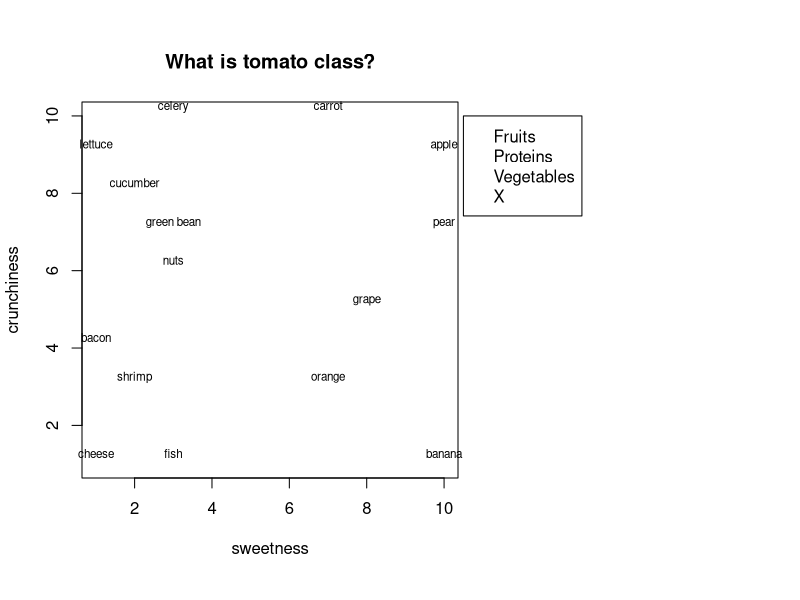
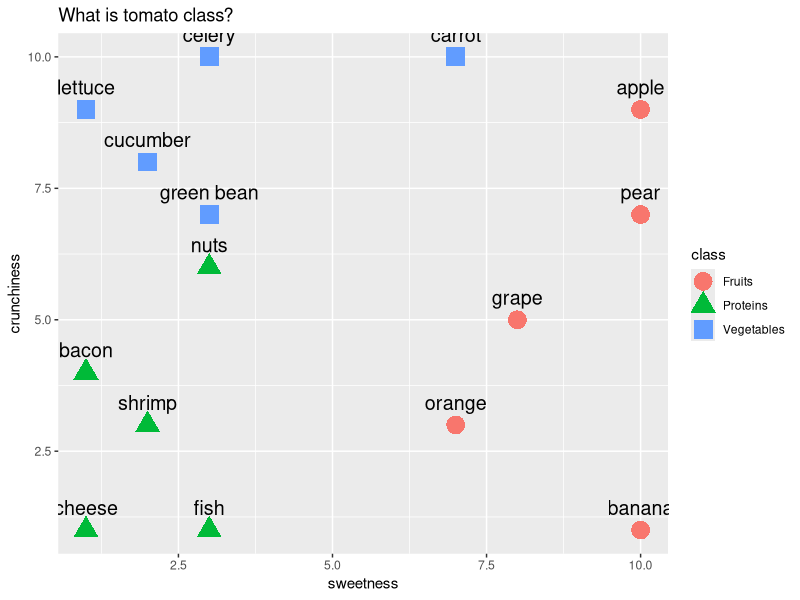

These figures' R source, in order:
# KNN 분류모델로 토마토는 소속이 어디일까? 확인하기



# food dataframe

ingredient <- c("apple", "bacon", "banana", "carrot","celery", "cheese", "cucumber", "fish",
                
                "grape", "green bean", "lettuce","nuts", "orange", "pear","shrimp")

sweetness <- c(10,1,10,7,3,1,2,3,8,3,1,3,7,10,2)

crunchiness = c(9,4,1,10,10,1,8,1,5,7,9,6,3,7,3)

class = c("Fruits","Proteins","Fruits","Vegetables","Vegetables","Proteins","Vegetables",
          "Proteins","Fruits","Vegetables","Vegetables","Proteins","Fruits","Fruits","Proteins")



food <- data.frame(ingredient = ingredient,
                   
                   sweetness = sweetness,
                   
                   crunchiness = crunchiness,
                   
                   class = class)

food



tomato <- data.frame(ingredient = "tomato", sweetness = 6, crunchiness = 4)

tomato



library(ggplot2)



par(pty="s")   # par : 파라미터 지정 / pty : plot모형을 "square" 정사각형



#par:파라미터, xpd:모형옮기기, mar:여백설정(아래,왼쪽,위,오른쪽)

par(xpd = T, mar = par()$mar + c(0,0,0,15)) 



plot(food$sweetness,food$crunchiness,
     
     pch=as.integer(food$class),
     
     xlab = "sweetness", ylab = "crunchiness", 
     
     main = "What is tomato class?")

#속성 : pch=food$class,  pch는 모형 지정



# legend 위치 지정 

legend(10.5, 10, c("Fruits", "Proteins", "Vegetables", "X"), pch=as.integer(food$class))



text(food$sweetness, food$crunchiness, 
     
     labels = food$ingredient, pos = 3, offset = 0.3, cex = 0.7 ) 

# 속성 : pos 글자위치 (1:below, 2:left, 3:above, 4:right), offset 좌표와 얼마나 띄어쓰기, cex 문자크기



ggplot(data=food,aes(x=sweetness,y=crunchiness)) +
  
  labs(title="What is tomato class?") + 
  
  geom_point(aes(color=class, shape=class),size=6) +
  
  geom_text(aes(label=ingredient), 
            
            vjust=-1, size = 5) 

# 속성 : vjust(수직으로 움직일 거리 (위는 -, 아래는 +), size(문자크기)



#install.packages("dplyr")  #contains knn()

library(class) 

library(dplyr)



# k=1로 두었을 때, 토마토만 예측

# 유클레디안 측정 knn 분류

tmt <- knn(select(food, sweetness, crunchiness), 
           
           select(tomato,sweetness, crunchiness), 
           
           food$class, k=1)

tmt  #결과 : Fruits



# 데이터프레임 만들기

# 포도, 완두콩, 오렌지, 토마토를 통해서 예측하기

unknown_data <- data.frame(ingredient = c("grape", "green bean", "orange","tomato"),
                           sweetness = c(8,3,7,6), 
                           crunchiness = c(5,7,3,4))
unknown_data



# 포도, 완두콩, 오렌지, 토마토를 통해서 k=3으로 예측

pred <- knn(select(food, sweetness, crunchiness), 
          
            select(unknown_data, sweetness, crunchiness), 
            
            food$class, k=3)

pred  #결과 : Fruits Vegetables Fruits Fruits   